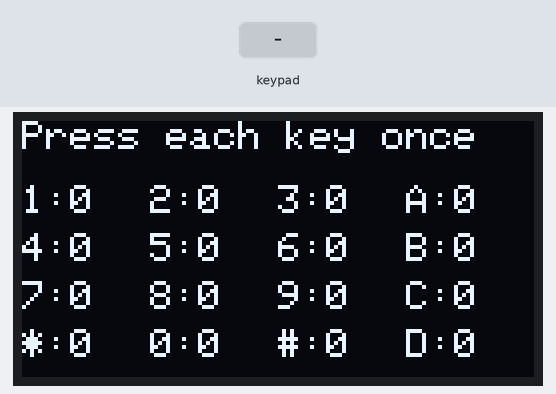
A sketch run on a simulated ESP32. Parts: 128×64 one-colour display. The inputs (shaded band) are chosen by the test bench.

Above: at 1.2 s.
1.3 s: keypad keys 2 6 2 5 3 3 3 2 pressed 0.4 s apart
At 5.6 s:
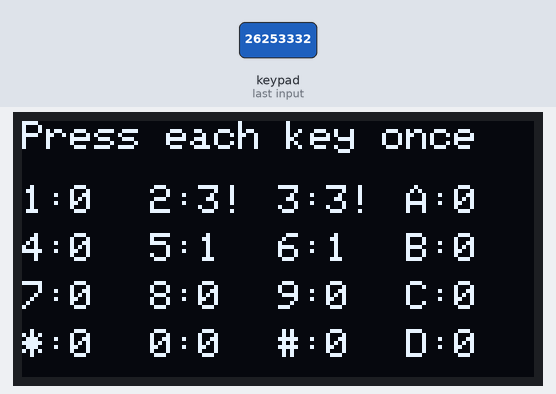
6.0 s: key '6' pressed
At 7.2 s:
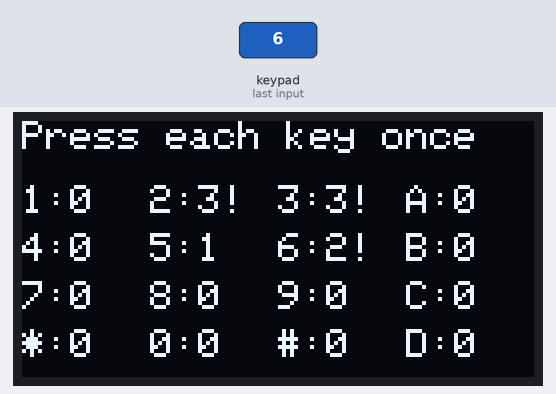
7.5 s: key '1' pressed
At 8.1 s:
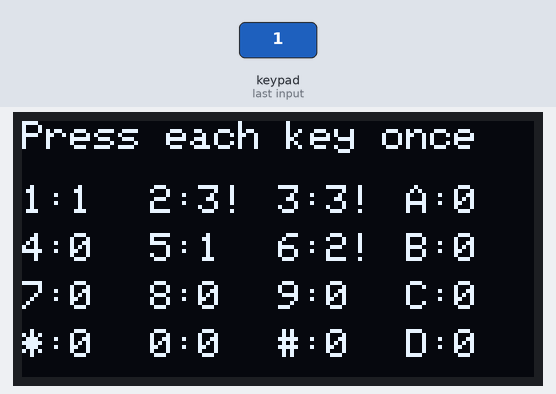
9.0 s: keypad keys 1 3 1 2 1 4 2 7 pressed 0.4 s apart
At 12.8 s:
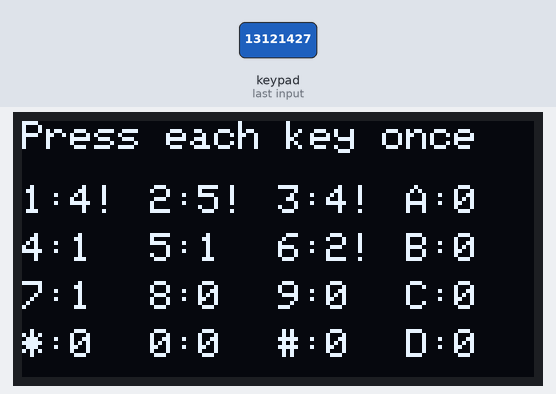
Timing chart, 0 to 14.3 s (numbered marks = the images above; inputs shaded):
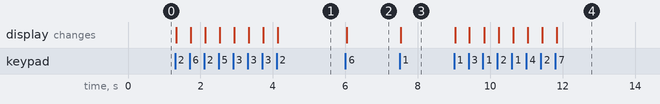

The sketch:

bonus_4_faulty_key_finder.ino
```cpp
// Project 02, Bonus 4 - Faulty-Key Finder (after Chapter 8)
// Counts every key separately. Press each key exactly once;
// a key that types twice stands out with a count of 2 or more.

#include <Wire.h>
#include <Adafruit_GFX.h>
#include <Adafruit_SSD1306.h>
#include <Keypad.h>

const byte ROWS = 4;
const byte COLS = 4;
char keys[ROWS][COLS] = {
  {'1', '2', '3', 'A'},
  {'4', '5', '6', 'B'},
  {'7', '8', '9', 'C'},
  {'*', '0', '#', 'D'}
};
byte rowPins[ROWS] = {13, 12, 14, 27};
byte colPins[COLS] = {26, 25, 33, 32};
Keypad keypad = Keypad(makeKeymap(keys), rowPins, colPins, ROWS, COLS);

const int SCREEN_WIDTH  = 128;
const int SCREEN_HEIGHT = 64;
Adafruit_SSD1306 display(SCREEN_WIDTH, SCREEN_HEIGHT, &Wire, -1);

String labels = "123A456B789C*0#D";   // the 16 keys, row by row
int counts[16];                        // one counter per key

void setup() {
  Serial.begin(115200);
  if (!display.begin(SSD1306_SWITCHCAPVCC, 0x3C)) {
    Serial.println("OLED not found");
  }
  display.setTextColor(SSD1306_WHITE);
  for (int i = 0; i < 16; i++) counts[i] = 0;
  drawTable();
}

void loop() {
  char key = keypad.waitForKey();
  int index = labels.indexOf(key);     // which box belongs to this key
  if (index >= 0) counts[index]++;
  drawTable();
}

void drawTable() {
  display.clearDisplay();
  display.setTextSize(1);
  display.setCursor(0, 0);
  display.println("Press each key once");
  for (int i = 0; i < 16; i++) {
    int row = i / 4;
    int col = i % 4;
    display.setCursor(col * 32, 16 + row * 12);
    display.print(labels[i]);
    display.print(':');
    display.print(counts[i]);
    if (counts[i] > 1) display.print('!');   // suspicious key
  }
  display.display();
}
```

Measured:
- after the input at 1.3 s, the display: first changes at once (image 1 shows a later state)
- after the input at 6.0 s, the display: changes at once (image 2)
- after the input at 7.5 s, the display: changes at once (image 3)
- after the input at 9.0 s, the display: first changes at once (image 4 shows a later state)
